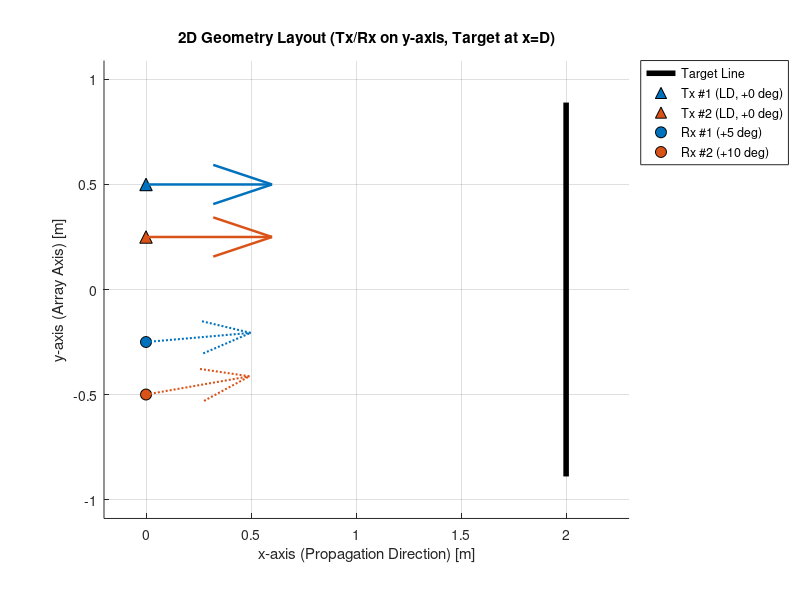
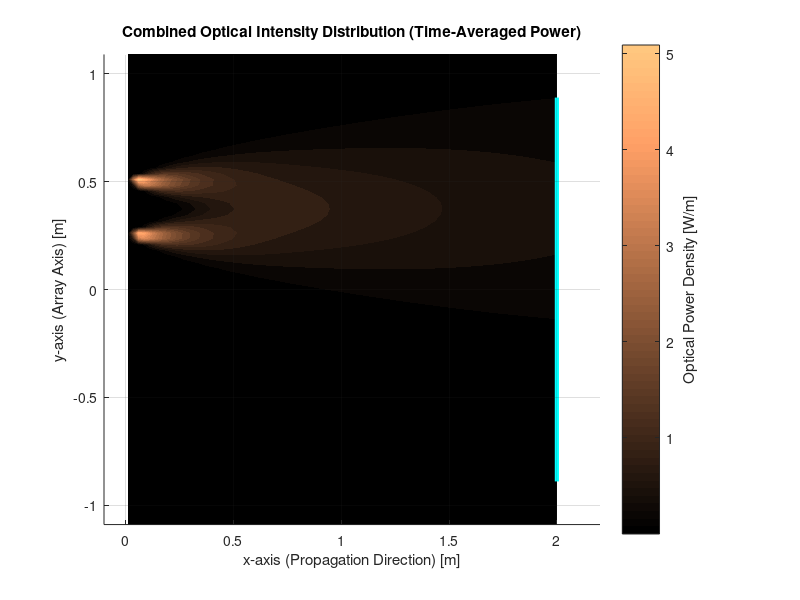
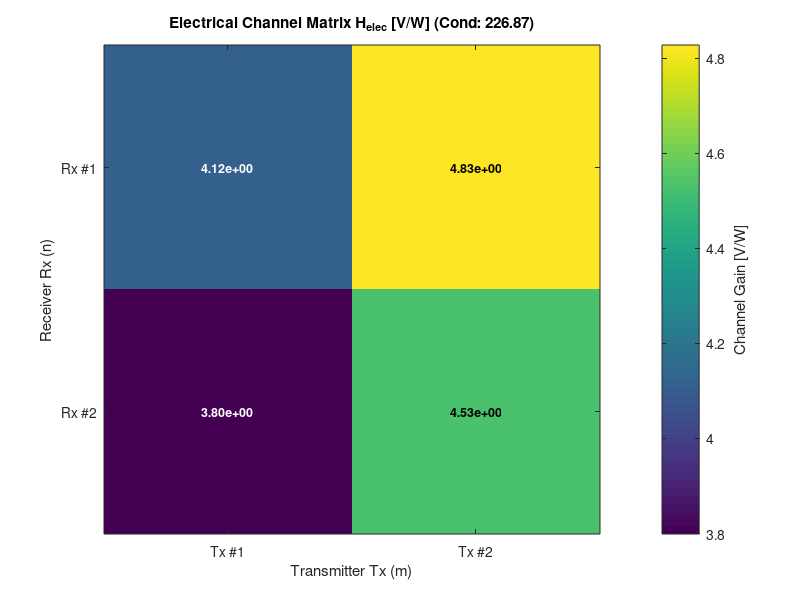
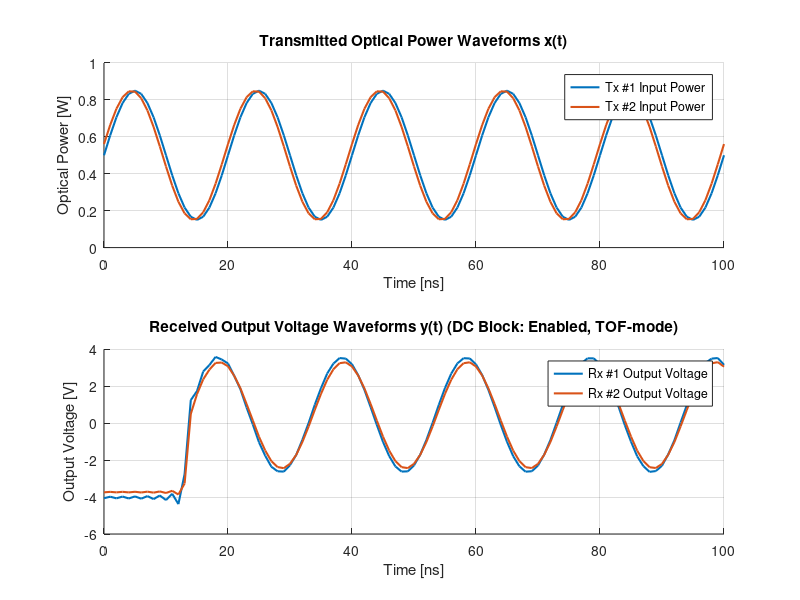

These figures' MATLAB source, in order:
% =========================================================================
% 関数名: optical_mimo_simulation
%
% 【関数呼び出し形式】
%   [y, H_elec, H_opt, info] = optical_mimo_simulation(x, params);
%
% 【概要】
% 純粋な2次元直交座標系 (x, y) における光MIMO（インコヒーレント光・LiDAR反射型）
% 空間伝搬シミュレーション関数。
% 光路長差による伝搬時間遅延（Time of Flight: TOF）およびマルチパス広がりを
% 周波数領域複素伝達関数 H(f) により厳密にモデル化。
%
% 【2次元座標系の定義】
%   - x 軸: 前方進行方向（右向き正面が 0 度、距離 [m]）
%   - y 軸: アレイ配置・横方向軸 [m]
%   - 偏角 theta: 正面 (+x 方向) を 0 度とした xy 平面内の回転角 [deg]
%   - 光源 (Tx) / 受光器 (Rx): y 軸上 (x = 0) に配置
%   - 反射ターゲット: x = D に位置する y 軸方向の線分（微小線素パッチ分割）
%   - 空間光強度: 各座標 (x, y) における合成光パワー密度 [W/m]
% =========================================================================

function [y, H_elec, H_opt, info] = optical_mimo_simulation(x, params)

% ---------------------------------------------------------------------
% 1. 入力引数の検証およびパラメータの補完
% ---------------------------------------------------------------------
default_params = get_default_params();
if nargin < 2 || isempty(params)
params = default_params;
else
params = fill_missing_fields(params, default_params);
end

% ---------------------------------------------------------------------
% 2. 入力光信号 x の次元チェックと時間軸 t_vec の生成
% ---------------------------------------------------------------------
M_expected = length(params.tx_array);

if nargin < 1 || isempty(x)
% デフォルトテスト波形: 50 MHz 高周波正弦波、Tx #2 は位相 10 度ずらし
fs = params.fs;
t_vec = 0:(1/fs):100e-9;
num_samples = length(t_vec);
x = zeros(M_expected, num_samples);
f_carrier = 50.0e6;
for m = 1:M_expected
phase_offset = (m - 1) * (10.0 * pi / 180);
x(m, :) = 0.5 + 0.35 * sin(2 * pi * f_carrier * t_vec + phase_offset);
end
else
% 入力信号が転置されている場合の補正 (M x 1 を期待)
if size(x, 1) == 1 && size(x, 2) == M_expected
x = x.';
end
num_samples = size(x, 2);
if num_samples > 1
t_vec = (0:(num_samples - 1)) / params.fs;
else
t_vec = 0;  % 静的スナップショット
end
end

% ---------------------------------------------------------------------
% 3. 2次元反射ターゲット幾何（線分パッチ群）の生成
% ---------------------------------------------------------------------
target_geo = generate_target_geometry_2d(params.target);

% ---------------------------------------------------------------------
% 4. 2次元光チャネル行列 H_opt およびパッチ別遅延データの計算
% ---------------------------------------------------------------------
[H_opt, patch_data] = calculate_optical_channel_2d(params.tx_array, params.rx_array, ...
target_geo, params.rx_common, ...
params.medium_extinction);

% ---------------------------------------------------------------------
% 5. 静的電気チャネル行列 H_elec の計算 (DC / 準静的極限ゲイン)
% ---------------------------------------------------------------------
G_tia = params.rx_common.tia_gain;
R_resp = params.rx_common.responsivity;
H_elec = G_tia * R_resp * H_opt;

% ---------------------------------------------------------------------
% 6. 受光出力信号 y の算出（TOF伝搬遅延モデル対応）
% ---------------------------------------------------------------------
c_speed = 2.99792458e8 / params.refractive_index;

if num_samples > 1
% 時系列信号: パッチごとの伝搬遅延を周波数領域伝達関数 H(f) で畳み込み
dH_elec_patches = G_tia * R_resp * patch_data.dH;
tau_patches = patch_data.path_length / c_speed;
y_raw = simulate_tof_propagation(x, dH_elec_patches, tau_patches, params.fs);
else
% 静的スナップショット: 遅延は位相に影響しないため実数行列の瞬時積
y_raw = H_elec * x;
end

y_blocked = apply_dc_block(y_raw, params.rx_common.dc_block);
y = apply_channel_noise(y_blocked, params.noise_params);

% ---------------------------------------------------------------------
% 7. チャネル解析情報の収集
% ---------------------------------------------------------------------
sing_vals = svd(H_elec);
cond_num = cond(H_elec);

info.singular_values = sing_vals;
info.condition_number = cond_num;
info.rank = rank(H_elec);
info.target_geometry = target_geo;
info.H_optical = H_opt;
info.H_electrical = H_elec;
info.time_vector = t_vec;
info.patch_data = patch_data;

% ---------------------------------------------------------------------
% 8. 可視化レンダリング（enable_plot が true の場合のみ実行）
% ---------------------------------------------------------------------
if isfield(params, 'enable_plot') && params.enable_plot
render_simulation_visuals_2d(params, target_geo, H_elec, x, y, t_vec, cond_num);
end

end

% =========================================================================
% 内部関数群: 2次元デフォルトパラメータの取得 (2Tx x 2Rx)
% =========================================================================
function p = get_default_params()
p.medium_extinction = 0.0;     % 消散係数 (0.0: 空気中, >0: 水中 [1/m])
p.refractive_index = 1.0;      % 媒体屈折率 (空気中: 1.0, 純水: 1.33)
p.fs = 1.0e9;                  % サンプリング周波数 [Hz] (1 GHz)
p.enable_plot = true;          % 可視化フラグ

% 送信アレイ (Tx: x=0 の y軸上に配置, ターゲット平板に対し垂直 0 deg)
% Tx #1: (0, 0.50) [m]
p.tx_array(1).pos = [0.0,  0.50];
p.tx_array(1).type = 'LD';
p.tx_array(1).pointing_deg = 0.0;
p.tx_array(1).fwhm = 25.0;

% Tx #2: (0, 0.25) [m]
p.tx_array(2).pos = [0.0,  0.25];
p.tx_array(2).type = 'LD';
p.tx_array(2).pointing_deg = 0.0;
p.tx_array(2).fwhm = 25.0;

% 受光アレイ (Rx: x=0 の y軸上に配置)
% Rx #1: (0, -0.25) [m], 内向き +5 deg
p.rx_array(1).pos = [0.0, -0.25];
p.rx_array(1).pointing_deg =   5.0;

% Rx #2: (0, -0.50) [m], 内向き +10 deg
p.rx_array(2).pos = [0.0, -0.50];
p.rx_array(2).pointing_deg =  10.0;

% 受光器共通仕様 (2D受光開口幅)
p.rx_common.aperture_width = 0.01;         % 2D受光開口幅 [m] (10mm)
p.rx_common.fov_deg = 45.0;                % 視野角 半角 [deg]
p.rx_common.responsivity = 0.60;           % PD感度 [A/W]
p.rx_common.tia_gain = 1.0e4;              % TIAゲイン [V/A]
p.rx_common.dc_block = true;               % DCブロック有効化

% 反射ターゲット (x = distance に置かれた y軸方向の線分壁)
p.target.distance = 2.0;                   % x 軸距離 [m]
p.target.length = 1.8;                     % y 方向の長さ [m]
p.target.num_patches = 90;                 % 分割パッチ数 (線素数)
p.target.reflectance = 0.80;               % 拡散反射率 (rho = 0.8)

% ノイズ設定
p.noise_params.enable = false;
p.noise_params.snr_db = 30.0;
end

% =========================================================================
% 内部関数: 未定義パラメータの再帰的補完
% =========================================================================
function user_s = fill_missing_fields(user_s, def_s)
if ~isstruct(user_s)
user_s = def_s;
return;
end

fnames = fieldnames(def_s);
for i = 1:length(fnames)
f = fnames{i};
if ~isfield(user_s, f)
user_s.(f) = def_s.(f);
else
if isstruct(def_s.(f)) && isstruct(user_s.(f)) && ...
numel(def_s.(f)) == 1 && numel(user_s.(f)) == 1
user_s.(f) = fill_missing_fields(user_s.(f), def_s.(f));
end
end
end
end

% =========================================================================
% 内部関数: 2次元反射ターゲット線分パッチ生成
% =========================================================================
function target = generate_target_geometry_2d(t_params)
K = t_params.num_patches;
L = t_params.length;
D = t_params.distance;

y_edges = linspace(-L / 2, L / 2, K + 1);
y_centers = (y_edges(1:end-1) + y_edges(2:end)) / 2;
dl = L / K;

target.p = zeros(K, 2);
target.p(:, 1) = D;                        % x 座標 (距離 D)
target.p(:, 2) = y_centers(:);             % y 座標
target.n = repmat([-1.0, 0.0], K, 1);      % 法線は正面を向く (-x 方向)
target.dl = dl * ones(K, 1);               % 各パッチの線素長 [m]
target.rho = t_params.reflectance;
end

% =========================================================================
% 内部関数: 2次元光伝搬結合係数およびパッチ別光路長の計算
% =========================================================================
function [H_opt, patch_data] = calculate_optical_channel_2d(tx_array, rx_array, target, rx_common, c_ext)
M = length(tx_array);
N = length(rx_array);
K = size(target.p, 1);

H_opt = zeros(N, M);
dH_tensor = zeros(N, M, K);
path_tensor = zeros(N, M, K);

for m = 1:M
tx_pos = tx_array(m).pos(1:2);
pointing_tx = tx_array(m).pointing_deg;
v_tx = [cosd(pointing_tx), sind(pointing_tx)];
fwhm_m = tx_array(m).fwhm;
type_m = tx_array(m).type;

% Tx_m から全パッチへの幾何計算
d1_vec = target.p - repmat(tx_pos, K, 1);
r1 = sqrt(sum(d1_vec.^2, 2));
u1 = d1_vec ./ repmat(max(r1, 1e-6), 1, 2);

cos_alpha = sum(repmat(v_tx, K, 1) .* u1, 2);
cos_alpha = max(min(cos_alpha, 1.0), -1.0);
alpha_deg = acosd(cos_alpha);

cos_psi1 = sum(-u1 .* target.n, 2);
cos_psi1 = max(cos_psi1, 0.0);

R_tx = eval_tx_radiation_2d(alpha_deg, fwhm_m, type_m);
E_patch = (R_tx .* cos_psi1 ./ max(r1, 1e-6)) .* exp(-c_ext * r1);

for n = 1:N
    rx_pos = rx_array(n).pos(1:2);
    pointing_rx = rx_array(n).pointing_deg;
    v_rx = [cosd(pointing_rx), sind(pointing_rx)];

    % パッチから Rx_n への幾何計算
    d2_vec = repmat(rx_pos, K, 1) - target.p;
    r2 = sqrt(sum(d2_vec.^2, 2));
    u2 = d2_vec ./ repmat(max(r2, 1e-6), 1, 2);

    cos_theta2 = sum(u2 .* target.n, 2);
    cos_theta2 = max(cos_theta2, 0.0);

    cos_psi2 = sum(-u2 .* repmat(v_rx, K, 1), 2);
    cos_psi2 = max(min(cos_psi2, 1.0), -1.0);
    psi2_deg = acosd(cos_psi2);

    fov_mask = double(psi2_deg <= rx_common.fov_deg);

    dH = (E_patch * (target.rho / 2.0)) .* ...
         (cos_theta2 .* cos_psi2 ./ max(r2, 1e-6)) .* ...
         rx_common.aperture_width .* exp(-c_ext * r2) .* fov_mask .* target.dl;

    H_opt(n, m) = sum(dH);
    dH_tensor(n, m, :) = dH;
    path_tensor(n, m, :) = r1 + r2;   % 往復光路長 [m]
end


end

patch_data.dH = dH_tensor;
patch_data.path_length = path_tensor;
end

% =========================================================================
% 内部関数: TOF周波数領域伝達関数による時系列信号の厳密伝搬シミュレーション
% =========================================================================
function y_out = simulate_tof_propagation(x, dH_elec_patches, tau_patches, fs)
[M, num_samples] = size(x);
N = size(dH_elec_patches, 1);

max_tau = max(tau_patches(:));
n_pad = ceil(max_tau * fs) + 64;
n_fft = num_samples + n_pad;

% 正の周波数ベクトル（DCからナイキスト周波数まで）
num_pos = floor(n_fft / 2) + 1;
f_pos = (0:(num_pos - 1)) * (fs / n_fft);

y_out = zeros(N, num_samples);

% 送信波形をゼロパディングしてFFT（線形畳み込み）
X_fft = zeros(M, n_fft);
for m = 1:M
x_padded = [x(m, :), zeros(1, n_pad)];
X_fft(m, :) = fft(x_padded);
end

for n = 1:N
Y_fft_n = zeros(1, n_fft);
for m = 1:M
dH_km = squeeze(dH_elec_patches(n, m, :));     % [K x 1]
tau_km = squeeze(tau_patches(n, m, :));         % [K x 1]

    % 各パッチの位相回転 exp(-j 2*pi*f*tau) を積分した伝達関数 H(f)
    phase_mat = -2.0 * pi * (tau_km * f_pos);       % [K x num_pos]
    H_half = sum(repmat(dH_km, 1, num_pos) .* exp(1i * phase_mat), 1);

    % エルミート対称性を持たせて全周波数ベクトルを構築
    H_full = zeros(1, n_fft);
    H_full(1:num_pos) = H_half;
    if mod(n_fft, 2) == 0
        H_full((num_pos + 1):n_fft) = conj(H_half(end-1:-1:2));
    else
        H_full((num_pos + 1):n_fft) = conj(H_half(end:-1:2));
    end

    Y_fft_n = Y_fft_n + X_fft(m, :) .* H_full;
end
y_time = real(ifft(Y_fft_n));
y_out(n, :) = y_time(1:num_samples);


end
end

% =========================================================================
% 内部関数: 2次元放射パターン評価 (LED / LD)
% =========================================================================
function R = eval_tx_radiation_2d(alpha_deg, fwhm_deg, type)
if strcmpi(type, 'LED')
cos_half = cosd(min(fwhm_deg / 2.0, 89.0));
m_order = -log(2.0) / log(cos_half);
rad = alpha_deg * (pi / 180.0);
R = zeros(size(alpha_deg));
valid = abs(alpha_deg) <= 90.0;
R(valid) = ((m_order + 1) / 2.0) * (cos(rad(valid)).^m_order);
else
sigma = (fwhm_deg / 2.0) / sqrt(2 * log(2));
R = exp(-0.5 * (alpha_deg ./ sigma).^2);
R(abs(alpha_deg) > 90.0) = 0.0;
end
end

% =========================================================================
% 内部関数: DCブロック（AC結合）処理
% =========================================================================
function y_out = apply_dc_block(y_in, dc_block_enabled)
if ~dc_block_enabled
y_out = y_in;
return;
end

[~, num_samples] = size(y_in);
if num_samples > 1
dc_mean = mean(y_in, 2);
y_out = y_in - repmat(dc_mean, 1, num_samples);
else
y_out = zeros(size(y_in));
end
end

% =========================================================================
% 内部関数: チャネル雑音の付加
% =========================================================================
function y_out = apply_channel_noise(y_in, noise_params)
if ~isfield(noise_params, 'enable') || ~noise_params.enable
y_out = y_in;
return;
end

y_out = y_in;
if isfield(noise_params, 'snr_db')
snr_linear = 10^(noise_params.snr_db / 10);
sig_power = mean(y_in(:).^2);
if sig_power <= 0
sig_power = 1.0;
end
noise_var = sig_power / max(snr_linear, 1e-12);
noise = sqrt(noise_var) * randn(size(y_in));
y_out = y_out + noise;
end
end

% =========================================================================
% 内部関数: 2次元可視化レンダリング（1グラフ1Figure、波形は上下1Figure）
% =========================================================================
function render_simulation_visuals_2d(params, target, H_elec, X, Y, t, cond_num)
M = length(params.tx_array);
N = length(params.rx_array);

colors_tx = lines(max(M, 3));
colors_rx = lines(max(N, 5));

D_target = target.p(1, 1);
y_min_t  = min(target.p(:, 2));
y_max_t  = max(target.p(:, 2));

% ---------------------------------------------------------------------
% Figure 1: 2D幾何配置図 (2D Geometry Layout)
% ---------------------------------------------------------------------
figure('Name', 'Optical MIMO 2D - Geometry Layout', ...
'NumberTitle', 'off', 'Position', [50, 480, 580, 420]);
hold on; grid on; axis equal;
xlabel('x-axis (Propagation Direction) [m]');
ylabel('y-axis (Array Axis) [m]');
title('2D Geometry Layout (Tx/Rx on y-axis, Target at x=D)');

plot([D_target, D_target], [y_min_t, y_max_t], 'k-', 'LineWidth', 4.0, 'DisplayName', 'Target Line');

len_arrow_tx = 0.60;   % Tx 矢印幹の長さ [m]
len_arrow_rx = 0.50;   % Rx 矢印幹の長さ [m]

for m = 1:M
pos = params.tx_array(m).pos;
theta = params.tx_array(m).pointing_deg;
v_dir = [cosd(theta), sind(theta)];
plot(pos(1), pos(2), '^', 'MarkerSize', 9, ...
'MarkerFaceColor', colors_tx(m, :), 'Color', 'k', ...
'DisplayName', sprintf('Tx #%d (%s, %+.0f deg)', m, params.tx_array(m).type, theta));

quiver(pos(1), pos(2), v_dir(1)*len_arrow_tx, v_dir(2)*len_arrow_tx, 0, ...
    'Color', colors_tx(m, :), 'LineWidth', 1.8, 'MaxHeadSize', 0.28, 'HandleVisibility', 'off');


end

for n = 1:N
pos = params.rx_array(n).pos;
theta = params.rx_array(n).pointing_deg;
v_dir = [cosd(theta), sind(theta)];
plot(pos(1), pos(2), 'o', 'MarkerSize', 8, ...
'MarkerFaceColor', colors_rx(n, :), 'Color', 'k', ...
'DisplayName', sprintf('Rx #%d (%+.0f deg)', n, theta));

% Rx 矢印: 粗い破線 ('--') から細かく密なドット点線 (':') に変更
quiver(pos(1), pos(2), v_dir(1)*len_arrow_rx, v_dir(2)*len_arrow_rx, 0, ...
    'Color', colors_rx(n, :), 'LineWidth', 1.5, 'LineStyle', ':', 'MaxHeadSize', 0.28, 'HandleVisibility', 'off');


end
legend('Location', 'northeastoutside');
xlim([-0.2, D_target + 0.3]);
ylim([min(y_min_t, -0.6) - 0.2, max(y_max_t, 0.6) + 0.2]);

% ---------------------------------------------------------------------
% Figure 2: 空間 (x, y) における合成光強度分布ヒートマップ
% ---------------------------------------------------------------------
figure('Name', 'Optical MIMO 2D - Optical Intensity Distribution', ...
'NumberTitle', 'off', 'Position', [650, 480, 600, 420]);
hold on; grid on; axis equal;

num_samples = size(X, 2);
if num_samples > 1
P_weights = mean(X, 2);
weight_mode_str = 'Time-Averaged Power';
else
P_weights = X;
weight_mode_str = 'Static Power';
end

gx = linspace(0.01, D_target, 80);
gy = linspace(min(y_min_t, -0.6) - 0.2, max(y_max_t, 0.6) + 0.2, 80);
[GX, GY] = meshgrid(gx, gy);
field_intensity = zeros(size(GX));

for m = 1:M
t_pos = params.tx_array(m).pos;
v_m = [cosd(params.tx_array(m).pointing_deg), sind(params.tx_array(m).pointing_deg)];
dx = GX - t_pos(1);
dy = GY - t_pos(2);
dist = sqrt(dx.^2 + dy.^2);
cos_ang = (dx * v_m(1) + dy * v_m(2)) ./ max(dist, 1e-6);
ang = acosd(max(min(cos_ang, 1.0), -1.0));
rad_pat = eval_tx_radiation_2d(ang, params.tx_array(m).fwhm, params.tx_array(m).type);

field_intensity = field_intensity + ...
    P_weights(m) * (rad_pat ./ max(dist, 0.05)) .* exp(-params.medium_extinction * dist);


end

contourf(GX, GY, field_intensity, 25, 'LineStyle', 'none');
h_cb_field = colorbar;
ylabel(h_cb_field, 'Optical Power Density [W/m]');
try
colormap(gca, 'copper');
catch
colormap('copper');
end
plot([D_target, D_target], [y_min_t, y_max_t], 'c-', 'LineWidth', 3.0);
title(sprintf('Combined Optical Intensity Distribution (%s)', weight_mode_str));
xlabel('x-axis (Propagation Direction) [m]');
ylabel('y-axis (Array Axis) [m]');
xlim([-0.1, D_target + 0.2]);

% ---------------------------------------------------------------------
% Figure 3: 電気チャネル行列 H_elec ヒートマップ (DC極限)
% ---------------------------------------------------------------------
figure('Name', 'Optical MIMO 2D - Electrical Channel Matrix', ...
'NumberTitle', 'off', 'Position', [50, 40, 580, 390]);
imagesc(H_elec);
h_cb = colorbar;
ylabel(h_cb, 'Channel Gain [V/W]');
title(sprintf('Electrical Channel Matrix H_{elec} [V/W] (Cond: %.2f)', cond_num));
xlabel('Transmitter Tx (m)');
ylabel('Receiver Rx (n)');
set(gca, 'XTick', 1:M, 'YTick', 1:N);
set(gca, 'XTickLabel', arrayfun(@(i) sprintf('Tx #%d', i), 1:M, 'UniformOutput', false));
set(gca, 'YTickLabel', arrayfun(@(i) sprintf('Rx #%d', i), 1:N, 'UniformOutput', false));

h_min = min(H_elec(:));
h_max = max(H_elec(:));
h_range = max(h_max - h_min, 1e-12);
for n = 1:N
for m = 1:M
val = H_elec(n, m);
norm_val = (val - h_min) / h_range;
if norm_val > 0.55
text_col = 'k';
else
text_col = 'w';
end
text(m, n, sprintf('%.2e', val), ...
'HorizontalAlignment', 'center', 'Color', text_col, 'FontWeight', 'bold', 'FontSize', 9);
end
end

% ---------------------------------------------------------------------
% Figure 4: 送信信号波形（上段）および受信信号波形（下段）
% ---------------------------------------------------------------------
figure('Name', 'Optical MIMO 2D - Transmitted and Received Signals', ...
'NumberTitle', 'off', 'Position', [650, 40, 600, 420]);

dc_status_str = 'Enabled';
if ~params.rx_common.dc_block
dc_status_str = 'Disabled';
end

if length(t) > 1
t_max = max(t);
if t_max < 1.0e-6
t_scale = 1.0e9;
t_unit = 'ns';
elseif t_max < 1.0e-3
t_scale = 1.0e6;
t_unit = 'us';
else
t_scale = 1.0e3;
t_unit = 'ms';
end
t_disp = t * t_scale;

% 上段: 送信光強度信号波形 x(t)
subplot(2, 1, 1);
hold on; grid on;
for m = 1:M
    plot(t_disp, X(m, :), 'LineWidth', 1.5, 'Color', colors_tx(m, :), ...
        'DisplayName', sprintf('Tx #%d Input Power', m));
end
xlabel(sprintf('Time [%s]', t_unit));
ylabel('Optical Power [W]');
xlim([0, max(t_disp)]);
title('Transmitted Optical Power Waveforms x(t)');
legend('Location', 'northeast');

% 下段: 受光出力電圧信号波形 y(t)
subplot(2, 1, 2);
hold on; grid on;
for n = 1:N
    plot(t_disp, Y(n, :), 'LineWidth', 1.5, 'Color', colors_rx(n, :), ...
        'DisplayName', sprintf('Rx #%d Output Voltage', n));
end
xlabel(sprintf('Time [%s]', t_unit));
ylabel('Output Voltage [V]');
xlim([0, max(t_disp)]);
title(sprintf('Received Output Voltage Waveforms y(t) (DC Block: %s, TOF-mode)', dc_status_str));
legend('Location', 'northeast');


else
subplot(2, 1, 1);
bar(1:M, X, 'FaceColor', [0.85, 0.45, 0.2]);
xlabel('Transmitter Tx (m)');
ylabel('Optical Power [W]');
set(gca, 'XTick', 1:M);
set(gca, 'XTickLabel', arrayfun(@(i) sprintf('Tx #%d', i), 1:M, 'UniformOutput', false));
title('Transmitted Static Optical Power x');

subplot(2, 1, 2);
bar(1:N, Y, 'FaceColor', [0.2, 0.5, 0.8]);
xlabel('Receiver Rx (n)');
ylabel('Output Voltage [V]');
set(gca, 'XTick', 1:N);
set(gca, 'XTickLabel', arrayfun(@(i) sprintf('Rx #%d', i), 1:N, 'UniformOutput', false));
title(sprintf('Received Static Output Voltage y (DC Block: %s)', dc_status_str));


end

end
